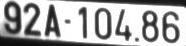
#> input picture test_plate_car/00003612_92A10486.jpg.jpg, 186 x 46 px
$ python -i get_chars.py   (imports and definitions only)
#> lines starting #> are read from the running program, lines starting #| are printed output that depends on the picture; after the words box and inside, x2 and y2 are one past the last pixel; in counts of white or black regions, pixels touching at a corner belong together
#> further down, picture is the input picture: shape (46, 186, 3); min 11, max 255, mean 174.7
import possibleChars
import cv2
import math
import numpy as np
import os
import argparse

MIN_PIXEL_WIDTH = 1
MIN_PIXEL_HEIGHT = 8

MIN_ASPECT_RATIO = 0.1
MAX_ASPECT_RATIO = 0.9

MIN_PIXEL_AREA = 63

MAX_CHANGE_IN_AREA = 0.5

MIN_CONTOUR_AREA = 15


def preprocess(img_original):
    img_gray = cv2.cvtColor(img_original, cv2.COLOR_BGR2GRAY)

    # img_max_contract_gray = maxmize_contrast(img_gray)

    height, width = img_gray.shape
#> height = 46; width = 186

    # img_blurred = np.zeros((height, width, 1), np.uint8)

    img_blurred = cv2.GaussianBlur(
        img_gray, (3, 3), 0)
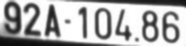
#> img_blurred: shape (46, 186); min 12, max 255, mean 175

    img_thresh = cv2.adaptiveThreshold(img_blurred, 255.0,
                                       cv2.ADAPTIVE_THRESH_GAUSSIAN_C,
                                       cv2.THRESH_BINARY_INV,
                                       3,
                                       1)
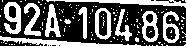
#> img_thresh: shape (46, 186); 37.4% white; 135 white regions (124 under 20 px), largest, box (x1, y1, x2, y2) and area: (0, 36, 141, 46) 488, (46, 0, 186, 8) 443, (4, 2, 21, 34) 339

    return img_gray, img_thresh


def find_chars(img_thresh):
    list_of_chars = []
    img_thresh_cp = img_thresh.copy()
    cv2.rectangle(img_thresh_cp, (0, 0), (
        img_thresh.shape[1],
        img_thresh.shape[0]),
        (0, 0, 0), 3)
    contours, _ = cv2.findContours(
        img_thresh_cp, cv2.RETR_EXTERNAL,
        cv2.CHAIN_APPROX_SIMPLE)
    for contour in contours:
        possibleChar = possibleChars.PossibleChar(contour)
        if check_if_char(possibleChar):
            list_of_chars.append(possibleChar)
    list_of_chars.sort(
        key=lambda matching_char: matching_char.int_center_x)
    cropped = []
    for i in range(0, len(list_of_chars)):
        [int_x, int_y, int_w, int_h] = [list_of_chars[i].int_rect_x,
                                        list_of_chars[i].int_rect_y,
                                        list_of_chars[i].int_rect_w,
                                        list_of_chars[i].int_rect_h]
        img_roi = img_thresh[int_y:int_y+int_h, int_x:int_x+int_w]
        img_roi_resized = cv2.resize(
            img_roi, (28, 28), interpolation=cv2.INTER_AREA)
        cropped.append(img_roi_resized)
    return cropped


def check_if_char(possibleChar):
    if (possibleChar.int_rect_area > MIN_PIXEL_AREA
        and possibleChar.int_rect_w > MIN_PIXEL_WIDTH
        and possibleChar.int_rect_h > MIN_PIXEL_HEIGHT
        and MIN_ASPECT_RATIO < possibleChar.flt_aspect_ratio
            and possibleChar.flt_aspect_ratio < MAX_ASPECT_RATIO):
        return True
    else:
        return False

>>> import cv2
>>> picture = cv2.imread('test_plate_car/00003612_92A10486.jpg.jpg')
>>> result = preprocess(picture)

$ run again, on test_plate_car/00003761_77A05575.jpg.jpg
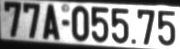
#> input picture test_plate_car/00003761_77A05575.jpg.jpg, 180 x 49 px
#> picture is the input picture: shape (49, 180, 3); min 6, max 255, mean 149.8
#> in preprocess, `img_blurred = cv2.GaussianBlur( img_gray, (3, 3), 0)`:
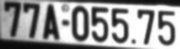
#> img_blurred: shape (49, 180); min 10, max 255, mean 150
#> in preprocess, `img_thresh = cv2.adaptiveThreshold(img_blurred, 255.0, cv2.ADAPTIVE_TH..`:
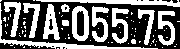
#> img_thresh: shape (49, 180); 42.1% white; 74 white regions (61 under 20 px), largest, box (x1, y1, x2, y2) and area: (0, 3, 158, 49) 589, (36, 0, 180, 7) 487, (72, 6, 89, 41) 362

$ run again, on test_plate_car/00004638_30E74016.jpg.jpg
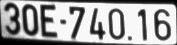
#> input picture test_plate_car/00004638_30E74016.jpg.jpg, 177 x 45 px
#> picture is the input picture: shape (45, 177, 3); min 0, max 255, mean 165.3
#> in preprocess, `img_blurred = cv2.GaussianBlur( img_gray, (3, 3), 0)`:
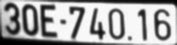
#> img_blurred: shape (45, 177); min 0, max 252, mean 166
#> in preprocess, `img_thresh = cv2.adaptiveThreshold(img_blurred, 255.0, cv2.ADAPTIVE_TH..`:
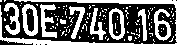
#> img_thresh: shape (45, 177); 41.1% white; 122 white regions (111 under 20 px), largest, box (x1, y1, x2, y2) and area: (0, 5, 177, 45) 559, (14, 0, 177, 42) 521, (22, 4, 38, 36) 281
